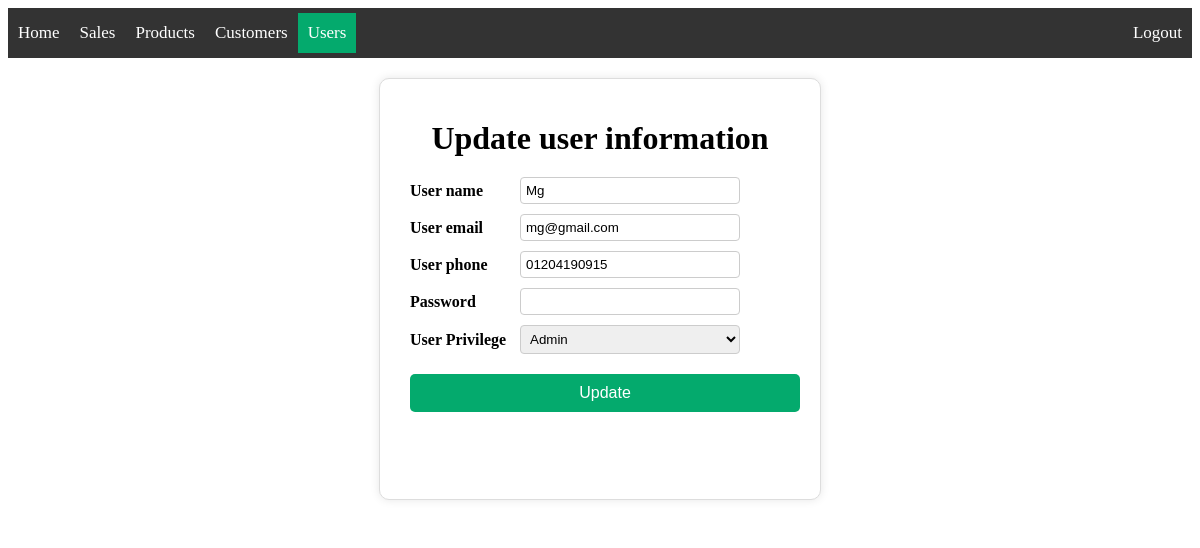
Screenshot of /users/update_user/2 (signed in) with the database file from the repository.
### app/models/user.py (models this page shows, shortened)
class User(db.Model, UserMixin):
    __tablename__ = 'user'
    id = db.Column(db.Integer, primary_key=True)
    user_name = db.Column(db.String(200), nullable=False)
    user_email = db.Column(db.String(200), nullable=False)
    user_phone = db.Column(db.String(15))
    password = db.Column(db.String(128), nullable=False)
    active = db.Column(db.Boolean(), default=True)
    roles = db.relationship('Role', secondary='user_roles', backref='roled')
    date = db.Column(db.DateTime, default=datetime.now(pytz.UTC))
    fs_uniquifier = db.Column(db.String(90), nullable=False, unique=True,
                              default=generate_unique_value)

### app/users/routes.py (the view)
@bp.route('/update_user/<int:id>', methods=['GET', 'POST'])
@roles_accepted('admin')
def update_user(id):
    user = User.query.get_or_404(id)
    if request.method == 'POST':
        user.user_name = request.form['user']
        user.user_email = request.form['user_email']
        user.user_phone = request.form['user_phone']
        user.password = request.form['user_password']
        user.type = request.form['privilege']
        try:
            db.session.commit()
            return redirect(url_for("users.index"))
        except:
            return 'db update error'
    else:
        return render_template('users/update_user.html', user=user)

### app/templates/users/update_user.html (shortened to what this page needs)
{% extends 'base.html' %}
{% block content %}
<div class="content">
    <div class="add_update">
        <div class="form-box">
            <h1  style="text-align: center;">Update user information</h1>
            <form action="/users/update_user/{{user.id}}" method="post">
                <div class="input-group">
                    <label>User name</label>
                    <div class="input-field">
                        <input type="text" name="user" id="user" value="{{ user.user_name }}" required>
                    </div>
                </div>
                <div class="input-group">
                    <label>User email</label>
                    <div class="input-field">
                        <input type="email" name="user_email" id="user_email" value="{{ user.user_email }}" required>
                    </div>
                </div>
                <div class="input-group">
                    <label>User phone</label>
                    <div class="input-field">
                        <input type="tel" name="user_phone" id="user_phone" value="{{ user.user_phone }}">
                    </div>
                </div>
                <div class="input-group">
                    <label>Password</label>
                    <div class="input-field">
                        <input type="password" name="user_password" id="user_password"required>
                    </div>
                </div>
                <div class="input-group">
                    <label for="userPrivilege">User Privilege</label>
                    <div class="input-field">
                        <select id="privilege" name="privilege">
                            <option value="admin">Admin</option>
                        </select>
                    </div>
                </div>
                <div class="input-field">
                    {% if current_user.has_role('admin') or current_user.has_role('editor')%}
                    <input type="submit" value="Update" name="update" id="update">
                    {% endif %}
                </div>
            </form>
        </div>
    </div>
</div>
{% endblock %}

### app/static/css/styles.css (style rules this page uses)
.form-box { width: 400px; height: 300px; padding: 20px; background-color: #fff; border: 1px solid #ddd; border-radius: 10px; box-shadow: 0 0 10px rgba(0, 0, 0, 0.1); }
.form-box h1 { text-align: center; margin-bottom: 20px; }
.input-group { display: flex; flex-direction: column; align-items: center; }
.content { width: 100%; }
.add_update { width: 100%; padding: 20px; box-sizing: border-box; display: flex; justify-content: center; align-items: center; background-color: white; }
.add_update .form-box { width: 400px; height: 380px; padding: 20px; background-color: #fff; border: 1px solid #ddd; border-radius: 10px; box-shadow: 0 0 10px rgba(0, 0, 0, 0.1); display: flex; flex-direction: column; }
.add_update .form-box h1 { text-align: center; margin-bottom: 20px; }
.add_update .input-group { display: flex; flex-direction: row; align-items: center; margin-bottom: 10px; }
.add_update .input-group label { width: 100px; font-weight: bold; margin-left: 10px; }
.add_update .input-field, .add_update .error-field { flex: 1; margin-left: 10px; }
.add_update .input-field input[type="text"], .add_update .input-field input[type="email"], .add_update .input-field input[type="tel"], .add_update .input-field input[type="number"], .add_update .input-field input[type="password"], #privilege { width: 220px; padding: 5px; box-sizing: border-box; border: 1px solid #ccc; border-radius: 4px; }
#update { font-size: 16px; display: block; color: #fff; background-color: #04AA6D; text-align: center; padding: 10px 0; border: none; text-decoration: none; margin-top: 20px; border-radius: 5px; width: 100%; transition: background-color 0.3s ease; }

### rows the page displays
User: user "Mg", user_email "mg@gmail.com", user_phone "01204190915"
